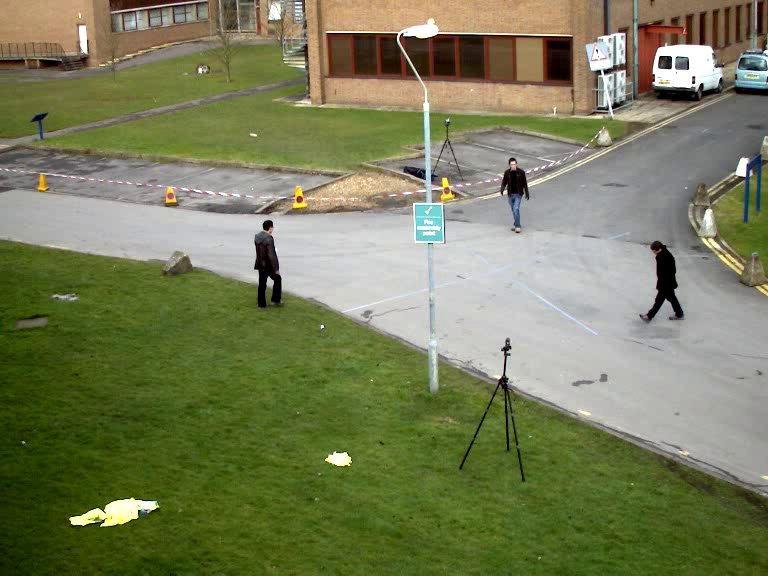
#> input picture backend/tests/fixtures/traffic/street_day.jpg, 768 x 576 px
$ python -i lpr.py   (imports and definitions only)   (older library calls are emulated)
#> lines starting #> are read from the running program, lines starting #| are printed output that depends on the picture; after the words box and inside, x2 and y2 are one past the last pixel; in counts of white or black regions, pixels touching at a corner belong together
"""Licence-plate recognition: localisation, rectification, OCR candidates and format rules.

The pipeline is deliberately transparent:

1. Localise. Two independent proposers: (a) character grouping — dark-on-light or light-on-dark
   connected components of character size and shape that line up horizontally; (b) the
   morphological "black-hat + horizontal gradient + closing" plate finder. Each candidate is
   scored by how many character-like components it contains and how well its aspect ratio fits
   a plate. An optional learned plate detector (LPD-YuNet) adds proposals when installed; it was
   trained on Chinese plates and is off by default.
2. Rectify. The candidate's four corners are mapped to a fronto-parallel rectangle (planar
   homography), 64 pixels high.
3. Read. The OCR engine runs on several binarisations and scales of the rectified crop; every
   distinct reading is kept with its confidence and how many variants produced it.
4. Format rules. Readings are checked against configurable regular expressions per country.
   Where a reading fails a format only because of commonly confused characters (0/O, 1/I, 5/S,
   8/B, 2/Z, 6/G), the format-fitting alternative is added as a separate, lower-confidence
   candidate marked "format-adjusted".

Nothing here confirms a plate: every observation starts "unreviewed" and keeps its crop and all
alternative readings until an examiner confirms, corrects or rejects it.
"""

from __future__ import annotations

import itertools
import re
import shutil
import subprocess
from dataclasses import dataclass, field

import cv2
import numpy as np

VERSION = "1.0.0"

# Plate formats: regular expressions over the reading with spaces and dashes removed.
FORMATS: dict[str, dict] = {
    "IL": {"label": "Israel (7 or 8 digits)", "patterns": [r"\d{7}", r"\d{8}"], "alphabet": "digits"},
    "GB": {"label": "United Kingdom (AB12CDE)", "patterns": [r"[A-Z]{2}\d{2}[A-Z]{3}"], "alphabet": "alnum"},
    "EU": {"label": "Generic EU (4-8 letters and digits)", "patterns": [r"[A-Z0-9]{4,8}"], "alphabet": "alnum"},
    "US": {"label": "Generic US (2-8 letters and digits)", "patterns": [r"[A-Z0-9]{2,8}"], "alphabet": "alnum"},
    "ANY": {"label": "Any (3-10 letters and digits)", "patterns": [r"[A-Z0-9]{3,10}"], "alphabet": "alnum"},
}
TO_DIGIT = {"O": "0", "D": "0", "Q": "0", "I": "1", "L": "1", "T": "1", "Z": "2", "S": "5", "B": "8", "G": "6", "A": "4"}
TO_LETTER = {v: k for k, v in {"O": "0", "I": "1", "Z": "2", "S": "5", "B": "8", "G": "6", "A": "4"}.items()}


@dataclass
class PlateCandidate:
    corners: list[list[float]]  # TL, TR, BR, BL in image pixels
    score: float
    proposer: str
    chars: int = 0


@dataclass
class Reading:
    text: str
    confidence: float  # 0-1
    votes: int
    variants: list[str] = field(default_factory=list)
    format_adjusted: bool = False
    format: str | None = None


def normalise_text(t: str) -> str:
    return re.sub(r"[^A-Z0-9]", "", t.upper())


# 1. Localisation --------------------------------------------------------------------------------


def _order(pts: np.ndarray) -> np.ndarray:
    """Corners in TL, TR, BR, BL order."""
    pts = np.asarray(pts, np.float32).reshape(4, 2)
    s = pts.sum(axis=1)
    d = np.diff(pts, axis=1).ravel()
    return np.array([pts[np.argmin(s)], pts[np.argmin(d)], pts[np.argmax(s)], pts[np.argmax(d)]], np.float32)


def _char_components(gray: np.ndarray, invert: bool) -> list[tuple[int, int, int, int]]:
    g = 255 - gray if invert else gray
    h, w = g.shape
    block = max(15, (min(h, w) // 8) | 1)
    bw = cv2.adaptiveThreshold(g, 255, cv2.ADAPTIVE_THRESH_MEAN_C, cv2.THRESH_BINARY_INV, block, 7)
    n, _, stats, _ = cv2.connectedComponentsWithStats(bw, connectivity=8)
    out = []
    for i in range(1, n):
        x, y, cw, ch, area = stats[i]
        if ch < 8 or ch > h * 0.5 or cw < 2:
            continue
        r = ch / cw
        fill = area / (cw * ch)
        if 1.0 <= r <= 6.0 and 0.15 <= fill <= 0.95:
            out.append((int(x), int(y), int(cw), int(ch)))
    return out


def _group_rows(comps: list[tuple[int, int, int, int]], min_chars: int = 4) -> list[list[tuple[int, int, int, int]]]:
    """Chains of components of similar height whose centres line up horizontally."""
    comps = sorted(comps, key=lambda c: c[0])
    groups: list[list] = []
    used = set()
    for i, a in enumerate(comps):
        if i in used:
            continue
        chain = [a]
        last = a
        for j in range(i + 1, len(comps)):
            if j in used:
                continue
            b = comps[j]
            gap = b[0] - (last[0] + last[2])
            if gap > 1.5 * max(last[3], b[3]):
                break
            same_h = 0.7 <= b[3] / last[3] <= 1.4
            cy_a, cy_b = last[1] + last[3] / 2, b[1] + b[3] / 2
            if same_h and abs(cy_a - cy_b) < 0.35 * last[3] and gap > -0.3 * last[2]:
                chain.append(b)
                used.add(j)
                last = b
        if len(chain) >= min_chars:
            groups.append(chain)
    return groups


def propose_char_groups(gray: np.ndarray, min_chars: int = 4) -> list[PlateCandidate]:
    cands = []
    for invert in (False, True):
        for chain in _group_rows(_char_components(gray, invert), min_chars):
            pts = np.array([[x, y] for x, y, w, h in chain] + [[x + w, y + h] for x, y, w, h in chain]
                           + [[x + w, y] for x, y, w, h in chain] + [[x, y + h] for x, y, w, h in chain], np.float32)
            rect = cv2.minAreaRect(pts)
            (cx, cy), (rw, rh), ang = rect
            if rw < rh:
                rw, rh, ang = rh, rw, ang + 90
            ch = float(np.median([c[3] for c in chain]))
            # Grow to the plate border: about 0.35 character heights above/below, 0.5 at the ends.
            box = cv2.boxPoints(((cx, cy), (rw + ch * 1.0, rh + ch * 0.7), ang))
            aspect = (rw + ch) / (rh + ch * 0.7)
            fit = np.exp(-((np.log(aspect) - np.log(4.0)) ** 2) / 0.8)
            cands.append(PlateCandidate(_order(box).tolist(), float(min(1.0, len(chain) / 7) * (0.5 + 0.5 * fit)),
                                        "char_groups" + ("_inverted" if invert else ""), len(chain)))
    return cands


def propose_morphology(gray: np.ndarray) -> list[PlateCandidate]:
    h, w = gray.shape
    kw = max(9, int(round(w / 22)) | 1)
    kh = max(3, int(round(kw / 3)) | 1)
    rect = cv2.getStructuringElement(cv2.MORPH_RECT, (kw, kh))
    bh = cv2.morphologyEx(gray, cv2.MORPH_BLACKHAT, rect)
    gx = np.abs(cv2.Sobel(bh, cv2.CV_32F, 1, 0, ksize=3))
    gx = (255 * gx / max(float(gx.max()), 1.0)).astype(np.uint8)
    gx = cv2.GaussianBlur(gx, (5, 5), 0)
    closed = cv2.morphologyEx(gx, cv2.MORPH_CLOSE, rect)
    _, th = cv2.threshold(closed, 0, 255, cv2.THRESH_BINARY | cv2.THRESH_OTSU)
    th = cv2.dilate(cv2.erode(th, None, iterations=2), None, iterations=2)
    cnts, _ = cv2.findContours(th, cv2.RETR_EXTERNAL, cv2.CHAIN_APPROX_SIMPLE)
    out = []
    for c in cnts:
        (cx, cy), (rw, rh), ang = cv2.minAreaRect(c)
        if rw < rh:
            rw, rh, ang = rh, rw, ang + 90
        if rh < 8 or rw < 24 or rw * rh > 0.25 * w * h:
            continue
        aspect = rw / rh
        if not 1.8 <= aspect <= 7.5 or abs(((ang + 90) % 180) - 90) > 30:
            continue
        box = cv2.boxPoints(((cx, cy), (rw * 1.08, rh * 1.3), ang))
        fit = np.exp(-((np.log(aspect) - np.log(4.0)) ** 2) / 0.8)
        out.append(PlateCandidate(_order(box).tolist(), float(0.4 * fit), "morphology"))
    return out


def _text_score(gray: np.ndarray, corners: np.ndarray) -> float:
    """How much a region looks like a line of characters: density of strong vertical edges in its
    middle band, relative to the image as a whole (0-1)."""
    r = rectify(cv2.cvtColor(gray, cv2.COLOR_GRAY2BGR), corners.tolist(), height=32)
    g = cv2.cvtColor(r, cv2.COLOR_BGR2GRAY).astype(np.float32)
    band = g[8:24]
    gx = np.abs(np.diff(band, axis=1))
    contrast = float(np.percentile(band, 90) - np.percentile(band, 10))
    if contrast < 25:
        return 0.0
    crossings = float((gx > contrast * 0.35).sum(axis=1).mean()) / max(1, band.shape[1]) * 32
    return float(np.clip(crossings / 3.0, 0, 1)) * min(1.0, contrast / 80)


def propose_bright_regions(gray: np.ndarray) -> list[PlateCandidate]:
    """Plates are usually lighter than the bodywork around them (white or yellow reflective sheet)."""
    h, w = gray.shape
    out = []
    blur = cv2.GaussianBlur(gray, (5, 5), 0)
    for t in (np.percentile(blur, 70), np.percentile(blur, 80), np.percentile(blur, 90)):
        _, th = cv2.threshold(blur, float(t), 255, cv2.THRESH_BINARY)
        th = cv2.morphologyEx(th, cv2.MORPH_CLOSE, cv2.getStructuringElement(cv2.MORPH_RECT, (max(3, w // 60), 3)))
        cnts, _ = cv2.findContours(th, cv2.RETR_LIST, cv2.CHAIN_APPROX_SIMPLE)
        for c in cnts:
            (cx, cy), (rw, rh), ang = cv2.minAreaRect(c)
            if rw < rh:
                rw, rh, ang = rh, rw, ang + 90
            if rh < 10 or rw < 30 or not 0.001 * w * h <= rw * rh <= 0.15 * w * h:
                continue
            aspect = rw / rh
            if not 1.8 <= aspect <= 7.5 or abs(((ang + 90) % 180) - 90) > 30:
                continue
            # Rectangular enough: the contour fills most of its rotated box.
            if cv2.contourArea(c) < 0.6 * rw * rh:
                continue
            box = _order(cv2.boxPoints(((cx, cy), (rw * 1.04, rh * 1.08), ang)))
            ts = _text_score(gray, box)
            if ts <= 0.15:
                continue
            fit = np.exp(-((np.log(aspect) - np.log(4.0)) ** 2) / 0.8)
            out.append(PlateCandidate(box.tolist(), float(0.25 + 0.5 * ts + 0.2 * fit), "bright_region"))
    return out


def _iou(a: list, b: list) -> float:
    ra = cv2.boundingRect(np.array(a, np.float32))
    rb = cv2.boundingRect(np.array(b, np.float32))
    x0, y0 = max(ra[0], rb[0]), max(ra[1], rb[1])
    x1, y1 = min(ra[0] + ra[2], rb[0] + rb[2]), min(ra[1] + ra[3], rb[1] + rb[3])
    inter = max(0, x1 - x0) * max(0, y1 - y0)
    return inter / float(ra[2] * ra[3] + rb[2] * rb[3] - inter + 1e-9)


def localise(bgr: np.ndarray, max_candidates: int = 3, upscale_to: int = 640) -> list[PlateCandidate]:
    """Plate candidates in a vehicle crop or a whole frame, best first (corners in input pixels)."""
    h, w = bgr.shape[:2]
    s = max(1.0, upscale_to / max(w, 1)) if w < upscale_to else 1.0
    img = cv2.resize(bgr, None, fx=s, fy=s, interpolation=cv2.INTER_CUBIC) if s > 1 else bgr
    gray = cv2.cvtColor(img, cv2.COLOR_BGR2GRAY)
    gray = cv2.createCLAHE(2.0, (8, 8)).apply(gray)
    cands = propose_char_groups(gray) + propose_morphology(gray) + propose_bright_regions(gray)
    for c in cands:
        if c.proposer == "morphology":
            c.score = float(0.2 + 0.6 * _text_score(gray, np.array(c.corners, np.float32)))
    # Morphology candidates that agree with a character group strengthen it.
    for c in cands:
        others = {o.proposer.split("_")[0] for o in cands if o is not c and _iou(o.corners, c.corners) > 0.3}
        others.discard(c.proposer.split("_")[0])
        c.score = min(1.0, c.score + 0.12 * len(others))
    cands.sort(key=lambda c: -c.score)
    kept: list[PlateCandidate] = []
    for c in cands:
        if all(_iou(c.corners, k.corners) < 0.3 for k in kept):
            kept.append(c)
    for c in kept:
        c.corners = (np.array(c.corners) / s).round(2).tolist()
    return kept[:max_candidates]


# 2. Rectification ---------------------------------------------------------------------------------------


def rectify(bgr: np.ndarray, corners: list[list[float]], height: int = 64) -> np.ndarray:
    tl, tr, br, bl = np.asarray(corners, np.float32)
    wpx = (np.linalg.norm(tr - tl) + np.linalg.norm(br - bl)) / 2
    hpx = (np.linalg.norm(bl - tl) + np.linalg.norm(br - tr)) / 2
    aspect = max(1.0, wpx / max(hpx, 1e-6))
    W = int(round(height * aspect))
    Hm = cv2.getPerspectiveTransform(np.float32([tl, tr, br, bl]), np.float32([[0, 0], [W, 0], [W, height], [0, height]]))
    return cv2.warpPerspective(bgr, Hm, (W, height), flags=cv2.INTER_CUBIC, borderMode=cv2.BORDER_REPLICATE)


# 3. OCR ---------------------------------------------------------------------------------------------


class OcrEngine:
    """Adapter contract: read(plate_bgr) -> list[(text, confidence 0-1)]."""

    id = "none"
    version = "n/a"

    def available(self) -> bool:
        return False

    def read(self, gray: np.ndarray, alphabet: str) -> list[tuple[str, float]]:  # pragma: no cover
        raise NotImplementedError


class TesseractOcr(OcrEngine):
    id = "tesseract"

    # [9 lines left out: function __init__, not called in this run]

    def available(self) -> bool:
        return bool(self.binary)

    # [108 lines left out: functions read, ocr_variants, read_plate, matching_format, format_alternatives, not called in this run]


# Vehicle colour --------------------------------------------------------------------------------------------

COLOURS = [("white", None), ("silver/grey", None), ("black", None), ("red", 0), ("orange", 20), ("yellow", 30),
           ("green", 60), ("blue", 110), ("purple", 140)]


# [22 lines left out: function vehicle_colour, not called in this run]

>>> import cv2
>>> picture = cv2.imread('../../tests/fixtures/traffic/street_day.jpg')
#> picture is the input picture: shape (576, 768, 3); mean B, G, R 89.3, 125.6, 120.7
>>> result = localise(picture)
#> in localise, `gray = cv2.createCLAHE(2.0, (8, 8)).apply(gray)`:
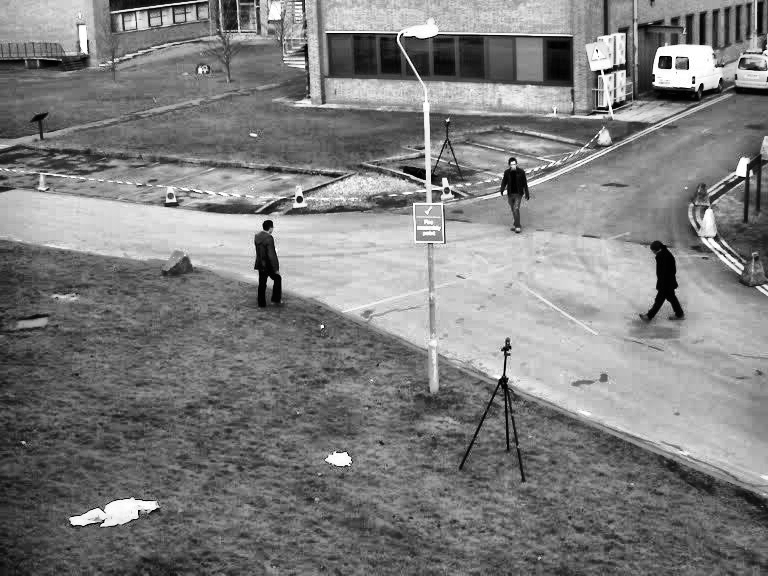
#> gray: shape (576, 768); min 0, max 255, mean 126.9
#> in propose_morphology, `bh = cv2.morphologyEx(gray, cv2.MORPH_BLACKHAT, rect)`:
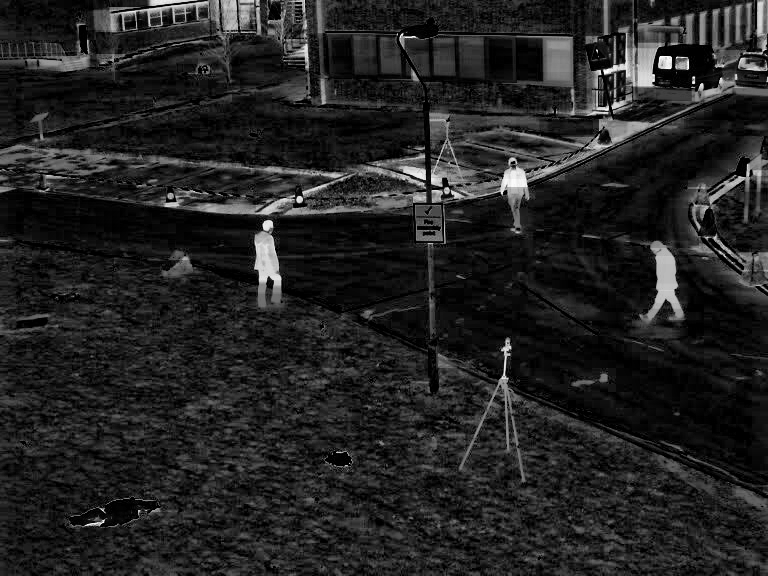
#> bh: shape (576, 768); min 0, max 255, mean 34.6
#> in propose_morphology, `_, th = cv2.threshold(closed, 0, 255, cv2.THRESH_BINARY | cv2.THRESH_O..`: th: shape (576, 768); 9.4% white; 36 white regions (12 under 20 px), largest, box (x1, y1, x2, y2) and area: (542, 0, 768, 149) 16654, (110, 0, 337, 104) 6351, (638, 147, 768, 319) 5629
#> in propose_morphology, `th = cv2.dilate(cv2.erode(th, None, iterations=2), None, iterations=2)`:
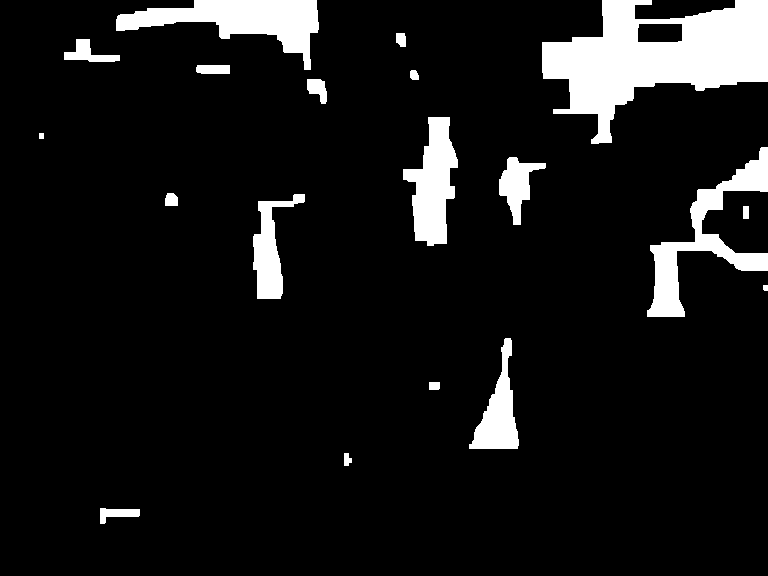
#> th: shape (576, 768); 9.2% white; 19 white regions
#> in propose_morphology, `cnts, _ = cv2.findContours(th, cv2.RETR_EXTERNAL, cv2.CHAIN_APPROX_SIM..`: cnts = 19 contours, 1 with area under 20; largest, box (x1, y1, x2, y2) and area: (542, 0, 768, 144) 16961, (116, 0, 319, 70) 5644, (647, 147, 768, 317) 5087, (403, 117, 458, 246) 3892, (469, 338, 519, 449) 2327
#> the loop in propose_morphology, `for c in cnts:` made 19 passes
#> (cx, cy, rw, rh, ang, aspect, fit, pts in _order) on passes 15 to 16: (212.5, 69, 33, 8, 0, 4.12, 0.999, [[194.7, 74.2], [194.7, 63.8], [230.3, 63.8], [230.3, 74.2]]), (91.5, 50, 55, 22, 0, 2.5, 0.759, [[61.8, 64.3], [61.8, 35.7], [121.2, 35.7], [121.2, 64.3]])
#> (cx, cy, rw, rh, ang, aspect, fit, s in _order) on passes 1, 19: (119.5, 515.5, 39, 15, 0, 2.6, 0.793, [623.7, 604.2, 646.3, 665.8]), (217, 34.5, 202, 69, 0, 2.93, 0.885, [187.3, 97.57, 315.7, 405.4])
#> after the loop in propose_morphology, `for c in cnts:`: out = 4 items
#> in propose_bright_regions, `h, w = gray.shape`: h = 576; w = 768
#> the loop in propose_bright_regions, `for t in (np.percentile(blur, 70), np.percentile(blur, 80), np.percent..` made 3 passes
#> t on pass 1: 156
#> t on pass 2: 185
#> pass 1, in propose_bright_regions, `th = cv2.morphologyEx(th, cv2.MORPH_CLOSE, cv2.getStructuringElement(c..`:
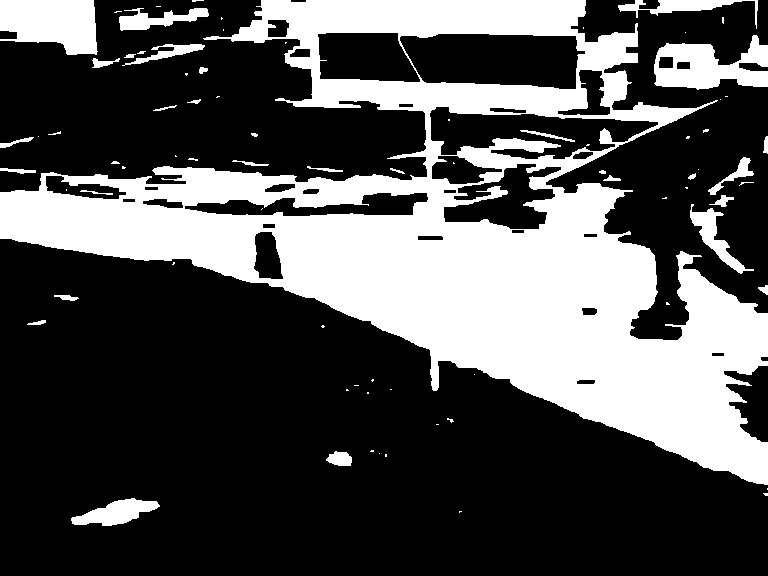
#> th: shape (576, 768); 31.9% white; 79 white regions (46 under 20 px), largest, box (x1, y1, x2, y2) and area: (0, 0, 768, 485) 125689, (0, 0, 98, 55) 4271, (654, 35, 768, 90) 3733
#> pass 1, in _text_score, `r = rectify(cv2.cvtColor(gray, cv2.COLOR_GRAY2BGR), corners.tolist(), ..`:
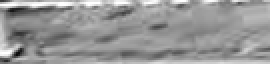
#> r: shape (32, 135, 3) (shown 2 times larger); min 11, max 255, mean 150.7
#> after the loop in propose_bright_regions, `for t in (np.percentile(blur, 70), np.percentile(blur, 80), np.percent..`:
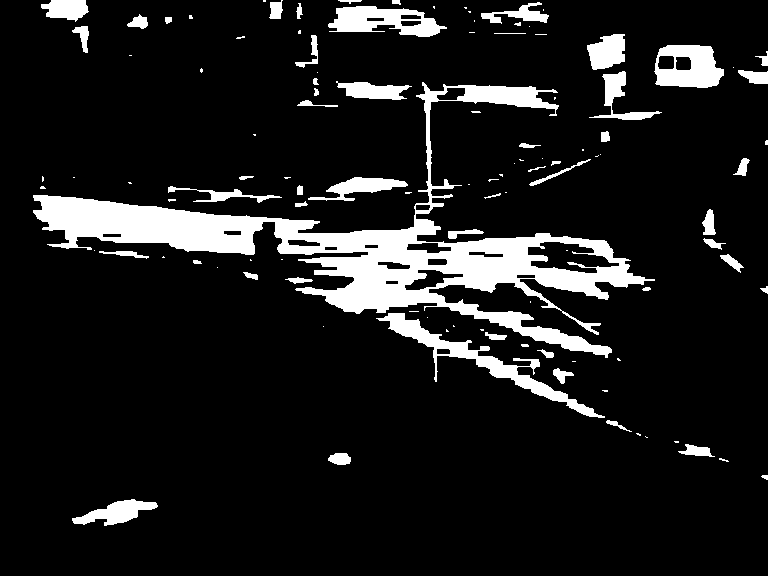
#> th: shape (576, 768); 11% white; 112 white regions (58 under 20 px), largest, box (x1, y1, x2, y2) and area: (33, 82, 655, 358) 29651, (376, 313, 605, 418) 3217, (328, 6, 447, 37) 2129
#> after the loop in propose_bright_regions, `for t in (np.percentile(blur, 70), np.percentile(blur, 80), np.percent..`: out = 11 items
#> in localise, `cands = propose_char_groups(gray) + propose_morphology(gray) + propose..`: cands = 16 items
#> the loop in localise, `for c in cands:` made 16 passes
#> pass 3, in _text_score (call 16), `r = rectify(cv2.cvtColor(gray, cv2.COLOR_GRAY2BGR), corners.tolist(), ..`:
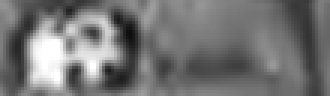
#> r: shape (32, 110, 3) (shown 3 times larger); min 13, max 255, mean 116.2
#> the loop in localise, `for c in cands:` made 16 passes
#> c.score on passes 1 to 2: 0.575, 0.629
#> the loop in localise, `for c in cands:` made 16 passes
#> the loop in localise, `for c in kept:` made 14 passes
